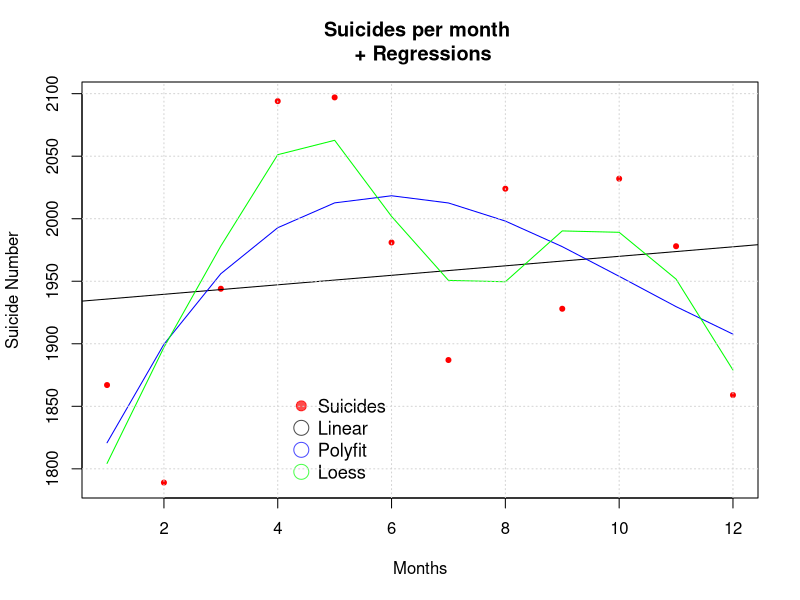
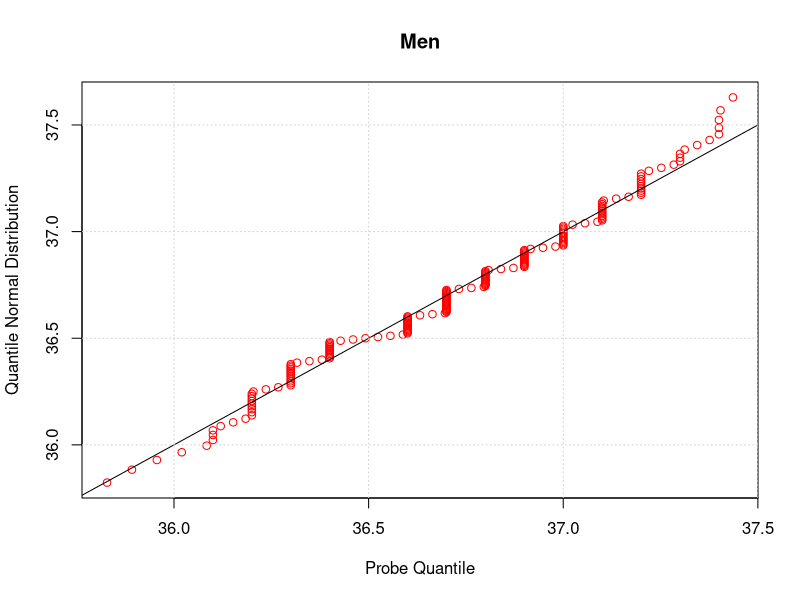
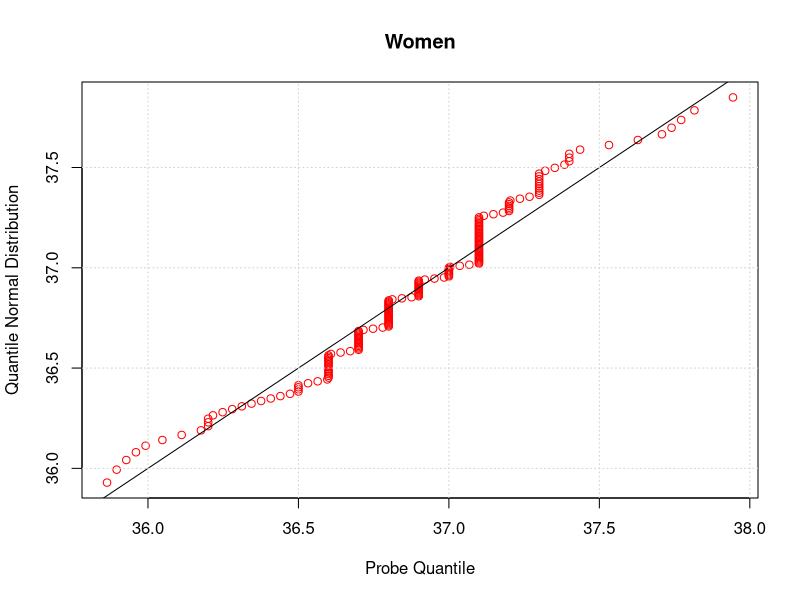
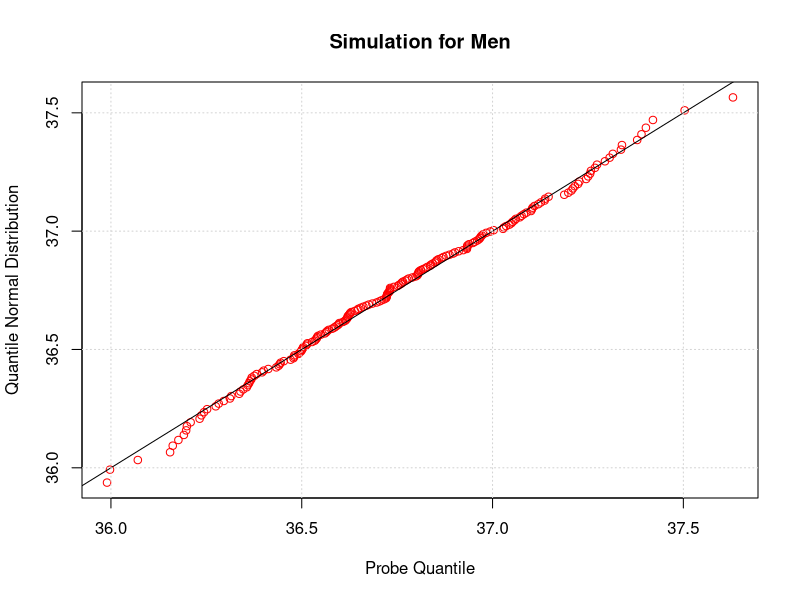
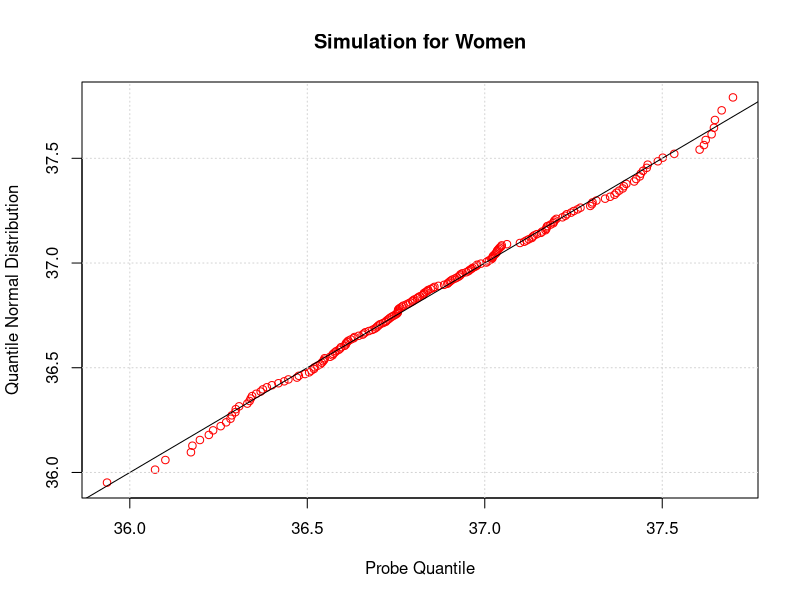

R code for these plots, in order:
rm(list=ls())
library("pracma")

# Z1
# Dane przedstawiają liczbę zanotowanych samobójstw w Stanach Zjednoczonych
# w 1970 roku z podziałem na poszczególne miesiące. Zbadaj, czy zamieszczone poniżej
# dane wskazują na sezonową zmienność liczby samobójstw, czy raczej świadczą o stałej
# intensywności badanego zjawiska.

months = seq(1,12,1)
daysInMonths = c(31,28,31,30,31,30,31,31,30,31,30,31)
suicideCount = c(1867,1789,1944,2094,2097,1981,1887,2024,1928,2032,1978,1859)

# Simple Linear Reggresion
plot(months,suicideCount,pch=20,main= 'Suicides per month \n + Regressions',xlab='Months',ylab='Suicide Number',col='red')
abline(lm(suicideCount ~ months))

# Polyfit
fit = lm(suicideCount~poly(months,3,raw=TRUE))
xx = seq(min(months),max(months), length=length(months))
lines(xx, predict(fit, data.frame(X = xx)), col="blue")

# Loess
y.loess = loess(suicideCount ~ months, span=0.7, data.frame(x=months, y=suicideCount))
y.predict = predict(y.loess, data.frame(x=months))
lines(months,y.predict,col="green")

legend("bottomleft", 
       legend = c("Suicides","Linear", "Polyfit","Loess"), 
       col = c(rgb(1,0,0,0.7),
               rgb(0,0,0,0.7),
               rgb(0,0,1,0.7),
               rgb(0,1,0,0.7)),
       pch = c(20,1,1,1), 
       bty = "n", 
       pt.cex = 2, 
       cex = 1.1, 
       text.col = "black", 
       horiz = F , 
       inset = c(0.3, 0.01))

grid(lwd = 1)


# H0 - stała intensywność / jednostajność (nie zależne)
# czy?
# H1 - sezonowość (zależne)

# H0: T <= c
# H1: T > c

# Test of distribution compliance with Chi-sq
alfa = 0.1
p = 1/sum(daysInMonths)
pMonth = daysInMonths * p
print(cat("Probability Per Month: ", pMonth)) # months

# Deegres of freedom = r-1 where r is number of months
c = qchisq(1 - alfa,length(months)-1)
T = sum((suicideCount-sum(pMonth)*1/sum(daysInMonths))^2/(sum(pMonth)*sum(daysInMonths)))
pValue=1-pchisq(T,length(months) - 1)
print(pValue)
print(cat("T: ", T))
chiTest = chisq.test(pMonth,suicideCount)
# Contribiution in % of a given cell to the total Chi-sq
contrib = 100*chiTest$residuals^2/chiTest$statistic
print(round(contrib, 5))
print(chiTest)
print(chiTest$p.value)
print(T)

if (T <= c) {
        print("H0 WIN - brak zależności")
} else {
        print("H1 WIN - sezonowość")
}

# Z2
# a) Wy estymuj wartość średnią i odchylenie standardowe temperatury ciała, osobno dla
# mężczyzn i kobiet, a następnie wykreśl tzw. wykresy kwantyl-kwantyl dla rozkładu
# normalnego (na płaszczyźnie X-Y narysuj punkty o współrzędnych (x; y), gdzie x jest
# kwantylem rzędu alfa (0; 1) z próby, a y jest kwantylem rzędu alfa rozkładu normal-
# nego o wy estymowanych parametrach). Co możesz powiedzieć na podstawie otrzyma-
# nych wykresów o zgodności rozkładu temperatury ciała mężczyzn/kobiet z rozkładem
# normalnym? (W celu sprawdzenia, jak taki wykres mogłyby wyglądać gdyby dane
# pochodziły z rozkładu normalnego można przeprowadzić odpowiednie symulacje.)

DATA = read.delim("tempciala.txt",header=TRUE,sep=",")

# Indexes
Midx = which(DATA$p == 1)
Kidx = which(DATA$p == 2)

# Temp and Pulse Data
tempM = DATA$temp[Midx]
tempK = DATA$temp[Kidx]
pulseM = DATA$tetno[Midx]
pulseK = DATA$tetno[Kidx]

tMmean = mean(tempM)
tKmean = mean(tempK)
tMsd = sd(tempM)
tKsd = sd(tempK)
pMmean = mean(pulseM)
pKmean = mean(pulseK)
pMsd = sd(pulseM)
pKsd = sd(pulseK)

#qqnorm(tempM,main="Temperature of Men",xlab='Quantiles',ylab='Temperature')
#qqline(tempM, lwd=2, col="red")
#grid(lwd = 1)

#qqnorm(tempK,main="Temperature of Women",xlab='Quantiles',ylab='Temperature')
#qqline(tempK, lwd=2, col="red")
#grid(lwd = 1)

#qqnorm(pulseM,main="Pulse of Men",xlab='Quantiles',ylab='Pulse')
#qqline(pulseM, lwd=2, col="red")
#grid(lwd = 1)

#qqnorm(pulseK,main="Pulse of Women",xlab='Quantiles',ylab='Pulse')
#qqline(pulseK, lwd=2, col="red")
#grid(lwd = 1)

x = seq(0.01, 0.99, 0.005)
tempQM = quantile(tempM, x)
tempQK = quantile(tempK, x)
tMnorm = qnorm(x, mean = tMmean, sd = tMsd)
tKnorm = qnorm(x, mean = tKmean, sd = tKsd)

qqplot(tempQM,tMnorm, xlab = 'Probe Quantile', ylab = 'Quantile Normal Distribution', main = 'Men',col="red")
abline(0,1)
grid(lwd = 1)

qqplot(tempQK,tKnorm, xlab = 'Probe Quantile', ylab = 'Quantile Normal Distribution', main = 'Women',col="red")
abline(0,1)
grid(lwd = 1)

# Simulation Men rnorm
tMSim = rnorm(200, mean = tMmean, sd = tMsd)
tMSimMean = mean(tMSim)
tMSimSd = sd(tMSim)
tMSimQuantile = quantile(tMSim, x);
tMNormSim = qnorm(x, mean = tMSimMean, sd = tMSimSd)
qqplot(tMSimQuantile, tMNormSim, xlab = 'Probe Quantile', ylab = 'Quantile Normal Distribution', main = 'Simulation for Men',col="red")
abline(0,1)
grid(lwd = 1)

# Simulation WOMen rnorm
tKSim = rnorm(200, mean = tKmean, sd = tKsd)
tKSimMean = mean(tKSim)
tKSimSd = sd(tKSim)
tKSimQuantile = quantile(tKSim, x);
tKNormSim = qnorm(x, mean = tKSimMean, sd = tKSimSd)
qqplot(tKSimQuantile, tKNormSim, xlab = 'Probe Quantile', ylab = 'Quantile Normal Distribution', main = 'Simulation for Women',col="red")
abline(0,1)
grid(lwd = 1)



# b) Przeprowadź testy, osobno dla mężczyzn i kobiet, 
# tego że średnia temperatura ciała jest równa 36.6 stopni 
# wobec hipotezy alternatywnej, że ta średnia temperatura jest jednak inna. 
# H0 : equal to 36.6
# H1 : Not equal to 36.6

alfa = 0.01 			
n = length(tempM)
T = ((tMmean - 36.6) / tMsd) * sqrt(n)
c = qt(1 - (alfa/2), n)
if (T < c) {
        print("H0 WIN 4 MEN - EQ")
} else {
        print("H1 WIN 4 MEN - NEQ")
}

m = length(tempK)
T = ((tKmean - 36.6) / tKsd) * sqrt(m)
c = qt(1 - alfa/2, m)
if (T < c) {
        print("H0 WIN 4 WOMEN - EQ")
} else {
        print("H1 WIN 4 WOMEN - NEQ")
}

